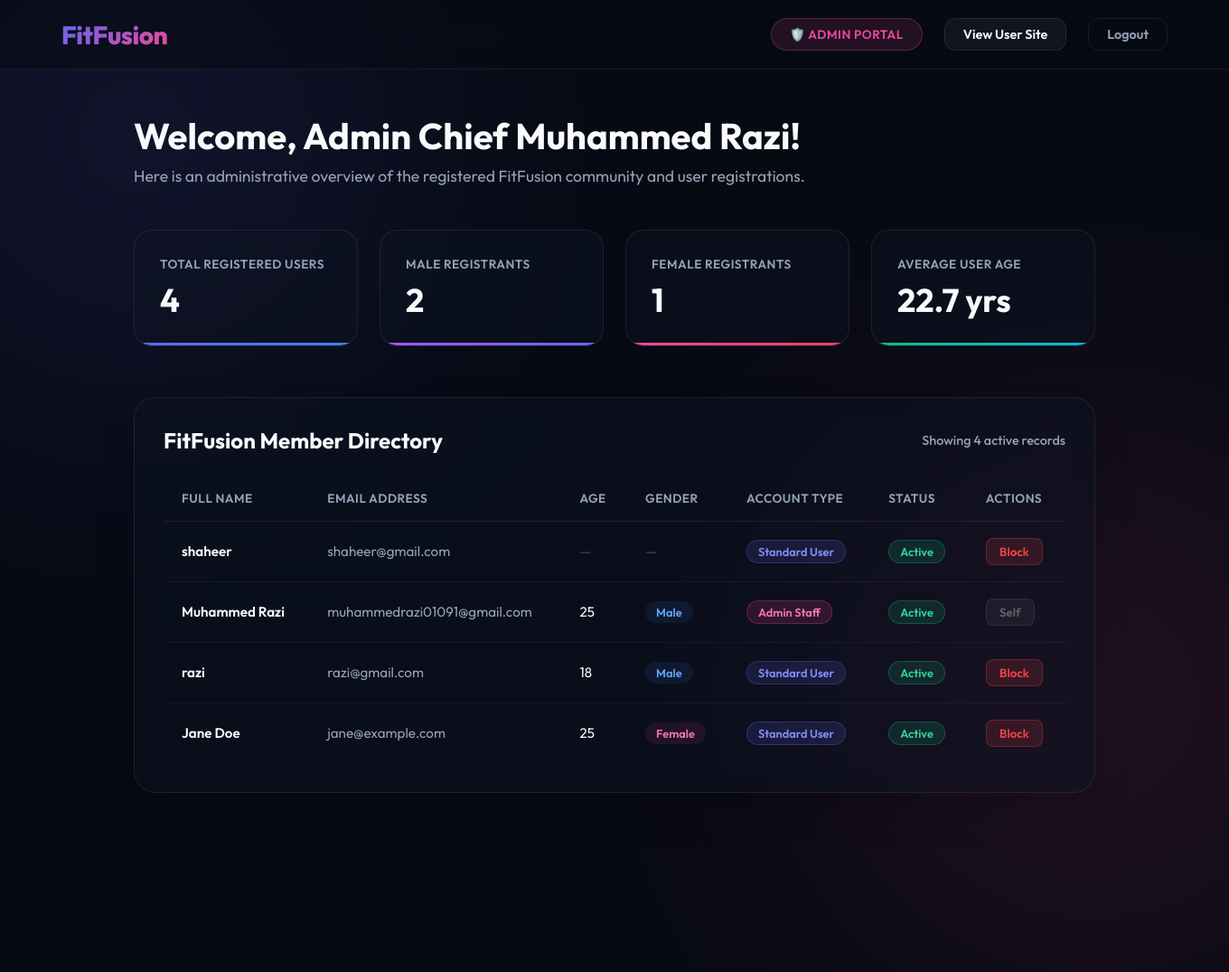
The page /admin-panel/ (signed in) on the database as committed earlier.
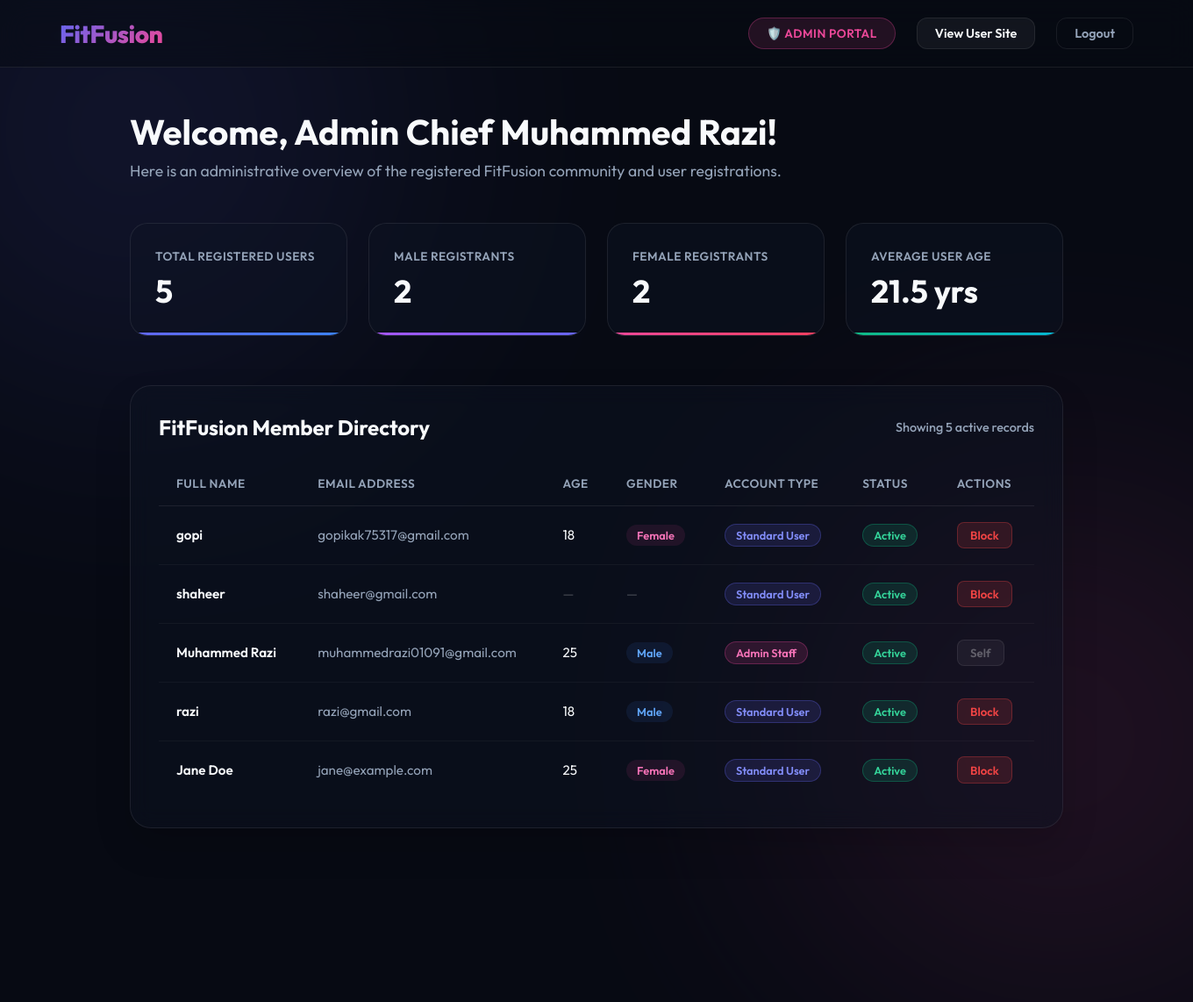
The same page on the database as committed later.
### fit/models.py (models this page shows, shortened)
class CustomUser(AbstractBaseUser, PermissionsMixin):
    email = models.EmailField(unique=True)
    name = models.CharField(max_length=255)
    age = models.PositiveIntegerField(
        null=True,
        blank=True
    )
    GENDER_CHOICES = (
        ('M', 'Male'),
        ('F', 'Female'),
        ('O', 'Other'),
    )
    gender = models.CharField(
        max_length=1,
        choices=GENDER_CHOICES,
        null=True,
        blank=True
    )
    is_active = models.BooleanField(default=True)
    is_staff = models.BooleanField(default=False)
    is_paid = models.BooleanField(default=False)
    subscription_start = models.DateTimeField(
        null=True,
        blank=True
    )
    subscription_end = models.DateTimeField(
        null=True,
        blank=True
    )
    objects = CustomUserManager()
    USERNAME_FIELD = 'email'
    REQUIRED_FIELDS = ['name']

### fit/views.py (the view)
# urls.py: path('admin-panel/', views.admin_panel_view, name='admin_panel'),
@login_required(login_url='login')
@user_passes_test(lambda u: u.is_staff or u.is_superuser, login_url='home')
def admin_panel_view(request):
    users = User.objects.all().order_by('-id')
    total_users = users.count()
    male_users = users.filter(gender='M').count()
    female_users = users.filter(gender='F').count()
    other_users = users.filter(gender='O').count()
    ages = [u.age for u in users if u.age is not None]
    avg_age = sum(ages) / len(ages) if ages else 0
    context = {
        'users': users,
        'total_users': total_users,
        'male_users': male_users,
        'female_users': female_users,
        'other_users': other_users,
        'avg_age': round(avg_age, 1),
    }
    return render(request, 'fit/admin_panel.html', context)

### fit/templates/fit/admin_panel.html (shortened to what this page needs)
<!DOCTYPE html>
<html lang="en">
<head>
</head>
<body>
    <div class="bg-blob blob-1"></div>
    <div class="bg-blob blob-2"></div>
    <nav>
        <div class="nav-logo">
            <h1>FitFusion</h1>
        </div>
        <div class="nav-user">
            <span class="role-badge">🛡️ Admin Portal</span>
            <a href="{% url 'home' %}" class="btn-view-site">View User Site</a>
            <a href="{% url 'logout' %}" class="btn-logout">Logout</a>
        </div>
    </nav>
    <main>
        <div class="welcome-header">
            <h2>Welcome, Admin Chief {{ request.user.name }}!</h2>
            <p>Here is an administrative overview of the registered FitFusion community and user registrations.</p>
        </div>
        <div class="stats-grid">
            <div class="stat-card total">
                <span class="stat-label">Total Registered Users</span>
                <span class="stat-value">{{ total_users }}</span>
            </div>
            <div class="stat-card male">
                <span class="stat-label">Male Registrants</span>
                <span class="stat-value">{{ male_users }}</span>
            </div>
            <div class="stat-card female">
                <span class="stat-label">Female Registrants</span>
                <span class="stat-value">{{ female_users }}</span>
            </div>
            <div class="stat-card age">
                <span class="stat-label">Average User Age</span>
                <span class="stat-value">{% if avg_age %}{{ avg_age }} yrs{% else %}N/A{% endif %}</span>
            </div>
        </div>
        <div class="table-section">
            <div class="table-header">
                <h3>FitFusion Member Directory</h3>
                <span style="color: var(--text-secondary); font-size: 0.9rem; font-weight: 500;">
                    Showing {{ users|length }} active records
                </span>
            </div>
            <div class="table-container">
                <table>
                    <thead>
                        <tr>
                            <th>Full Name</th>
                            <th>Email Address</th>
                            <th>Age</th>
                            <th>Gender</th>
                            <th>Account Type</th>
                            <th>Status</th>
                            <th>Actions</th>
                        </tr>
                    </thead>
                    <tbody>
                        {% for user in users %}
                        <tr>
                            <td style="font-weight: 600;">{{ user.name }}</td>
                            <td style="color: var(--text-secondary);">{{ user.email }}</td>
                            <td>{% if user.age %}{{ user.age }}{% else %}<span style="color: rgba(255,255,255,0.25);">—</span>{% endif %}</td>
                            <td>
                                {% if user.gender == 'M' %}
                                <span class="badge male">Male</span>
                                {% elif user.gender == 'F' %}
                                <span class="badge female">Female</span>
                                {% elif user.gender == 'O' %}
                                <span class="badge other">Other</span>
                                {% else %}
                                <span style="color: rgba(255,255,255,0.25);">—</span>
                                {% endif %}
                            </td>
                            <td>
                                {% if user.is_staff or user.is_superuser %}
                                <span class="badge admin">Admin Staff</span>
                                {% else %}
                                <span class="badge user">Standard User</span>
                                {% endif %}
                            </td>
                            <td>
                                {% if user.is_active %}
                                <span class="badge active">Active</span>
                                {% else %}
                                <span class="badge blocked">Blocked</span>
                                {% endif %}
                            </td>
                            <td>
                                {% if user == request.user %}
                                <button class="btn-action disabled" disabled>Self</button>
                                {% else %}
                                <form method="POST" action="{% url 'toggle_user_status' user.id %}" style="display: inline;">
                                    {% if user.is_active %}
                                    <button type="submit" class="btn-action block">Block</button>
                                    {% else %}
                                    <button type="submit" class="btn-action unblock">Unblock</button>
                                    {% endif %}
                                </form>
                                {% endif %}
                            </td>
                        </tr>
                        {% empty %}
                        <tr>
                            <td colspan="7" style="text-align: center; color: var(--text-secondary); padding: 3rem;">
                                No registered users found.
                            </td>
                        </tr>
                        {% endfor %}
                    </tbody>
                </table>
            </div>
        </div>
    </main>
</body>
</html>

Rows that differ between the two databases and show on the page:
added CustomUser: name "gopi", email "gopikak75317@gmail.com", age "18", gender "Female", is_staff "Standard User", is_active "Active"
Other text that changed with them:
{{ total_users }}: "4" → "5"
{{ female_users }}: "1" → "2"
{{ avg_age }}: "22.7" → "21.5"
{{ users|length }}: "4" → "5"
